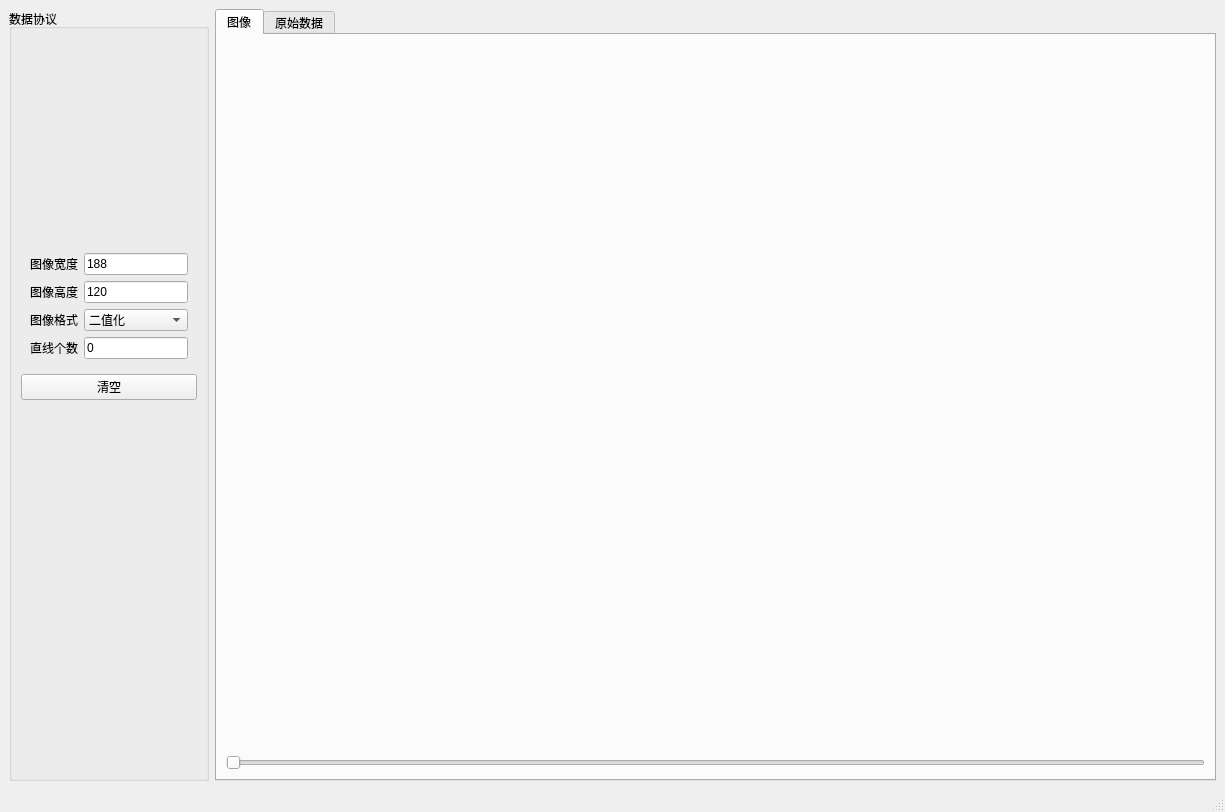
<?xml version="1.0" encoding="UTF-8"?>
<ui version="4.0">
 <class>MainWindow</class>
 <widget class="QMainWindow" name="MainWindow">
  <property name="geometry">
   <rect>
    <x>0</x>
    <y>0</y>
    <width>1225</width>
    <height>812</height>
   </rect>
  </property>
  <property name="minimumSize">
   <size>
    <width>0</width>
    <height>800</height>
   </size>
  </property>
  <property name="maximumSize">
   <size>
    <width>16777215</width>
    <height>16777215</height>
   </size>
  </property>
  <property name="windowTitle">
   <string>MainWindow</string>
  </property>
  <widget class="QWidget" name="centralwidget">
   <layout class="QHBoxLayout" name="horizontalLayout">
    <item>
     <widget class="QGroupBox" name="groupBox">
      <property name="minimumSize">
       <size>
        <width>200</width>
        <height>0</height>
       </size>
      </property>
      <property name="maximumSize">
       <size>
        <width>200</width>
        <height>16777215</height>
       </size>
      </property>
      <property name="title">
       <string>数据协议</string>
      </property>
      <layout class="QGridLayout" name="gridLayout_3">
       <item row="3" column="0">
        <spacer name="verticalSpacer">
         <property name="orientation">
          <enum>Qt::Vertical</enum>
         </property>
         <property name="sizeHint" stdset="0">
          <size>
           <width>20</width>
           <height>40</height>
          </size>
         </property>
        </spacer>
       </item>
       <item row="1" column="0">
        <widget class="QWidget" name="ImageSeting" native="true">
         <layout class="QGridLayout" name="gridLayout_4">
          <item row="2" column="0">
           <widget class="QLabel" name="label_3">
            <property name="text">
             <string>图像格式</string>
            </property>
           </widget>
          </item>
          <item row="1" column="0">
           <widget class="QLabel" name="label_2">
            <property name="text">
             <string>图像高度</string>
            </property>
           </widget>
          </item>
          <item row="0" column="0">
           <widget class="QLabel" name="label">
            <property name="text">
             <string>图像宽度</string>
            </property>
           </widget>
          </item>
          <item row="3" column="0">
           <widget class="QLabel" name="label_4">
            <property name="text">
             <string>直线个数</string>
            </property>
           </widget>
          </item>
          <item row="0" column="1">
           <widget class="QLineEdit" name="ImageWidthEdit">
            <property name="text">
             <string>188</string>
            </property>
           </widget>
          </item>
          <item row="1" column="1">
           <widget class="QLineEdit" name="ImageHeightEdit">
            <property name="text">
             <string>120</string>
            </property>
           </widget>
          </item>
          <item row="3" column="1">
           <widget class="QLineEdit" name="LineNumberEdit">
            <property name="text">
             <string>0</string>
            </property>
           </widget>
          </item>
          <item row="2" column="1">
           <widget class="QComboBox" name="ImageType">
            <item>
             <property name="text">
              <string>二值化</string>
             </property>
            </item>
            <item>
             <property name="text">
              <string>灰度图</string>
             </property>
            </item>
            <item>
             <property name="text">
              <string>RGB</string>
             </property>
            </item>
           </widget>
          </item>
         </layout>
        </widget>
       </item>
       <item row="0" column="0">
        <widget class="UdpServer" name="UdpServers" native="true">
         <property name="minimumSize">
          <size>
           <width>0</width>
           <height>200</height>
          </size>
         </property>
         <property name="maximumSize">
          <size>
           <width>16777215</width>
           <height>250</height>
          </size>
         </property>
        </widget>
       </item>
       <item row="2" column="0">
        <widget class="QPushButton" name="clear">
         <property name="text">
          <string>清空</string>
         </property>
        </widget>
       </item>
      </layout>
     </widget>
    </item>
    <item>
     <widget class="QTabWidget" name="tabWidget">
      <property name="currentIndex">
       <number>0</number>
      </property>
      <widget class="QWidget" name="tab">
       <attribute name="title">
        <string>图像</string>
       </attribute>
       <layout class="QVBoxLayout" name="verticalLayout">
        <item>
         <widget class="ImageDisplay" name="Image" native="true"/>
        </item>
        <item>
         <widget class="QSlider" name="frame">
          <property name="minimum">
           <number>0</number>
          </property>
          <property name="maximum">
           <number>0</number>
          </property>
          <property name="pageStep">
           <number>1</number>
          </property>
          <property name="value">
           <number>0</number>
          </property>
          <property name="sliderPosition">
           <number>0</number>
          </property>
          <property name="orientation">
           <enum>Qt::Horizontal</enum>
          </property>
         </widget>
        </item>
       </layout>
      </widget>
      <widget class="QWidget" name="tab_2">
       <attribute name="title">
        <string>原始数据</string>
       </attribute>
       <layout class="QGridLayout" name="gridLayout_2">
        <item row="0" column="0">
         <widget class="QTextEdit" name="textEdit"/>
        </item>
       </layout>
      </widget>
     </widget>
    </item>
   </layout>
  </widget>
  <widget class="QMenuBar" name="menubar">
   <property name="geometry">
    <rect>
     <x>0</x>
     <y>0</y>
     <width>1225</width>
     <height>21</height>
    </rect>
   </property>
  </widget>
  <widget class="QStatusBar" name="statusbar"/>
 </widget>
 <customwidgets>
  <customwidget>
   <class>ImageDisplay</class>
   <extends>QWidget</extends>
   <header location="global">imagedisplay.h</header>
   <container>1</container>
  </customwidget>
  <customwidget>
   <class>UdpServer</class>
   <extends>QWidget</extends>
   <header location="global">udpserver.h</header>
   <container>1</container>
  </customwidget>
 </customwidgets>
 <resources/>
 <connections/>
</ui>
